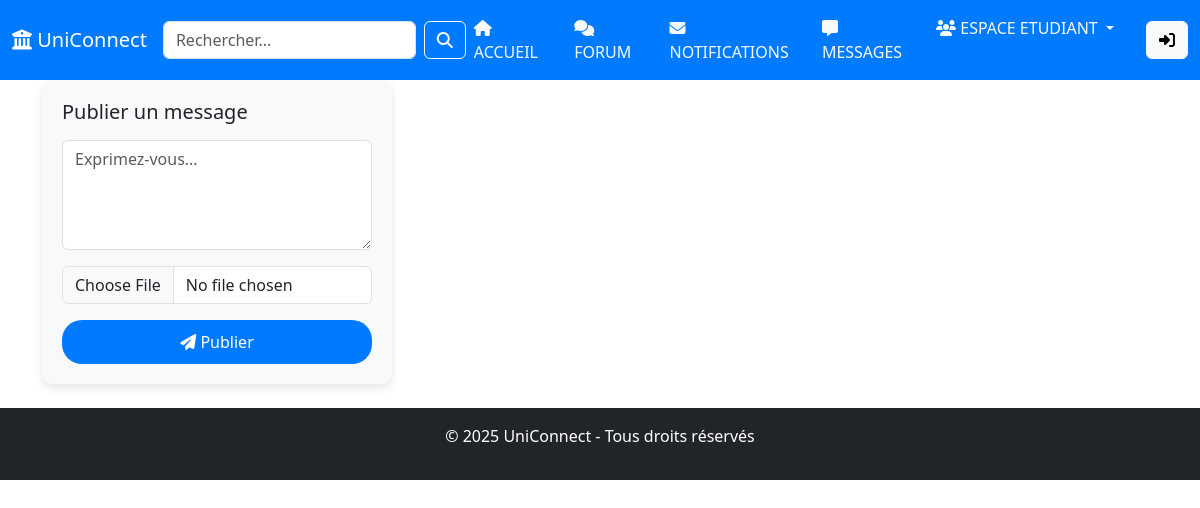
Page /publication/index.php (signed in) on the earlier database version.
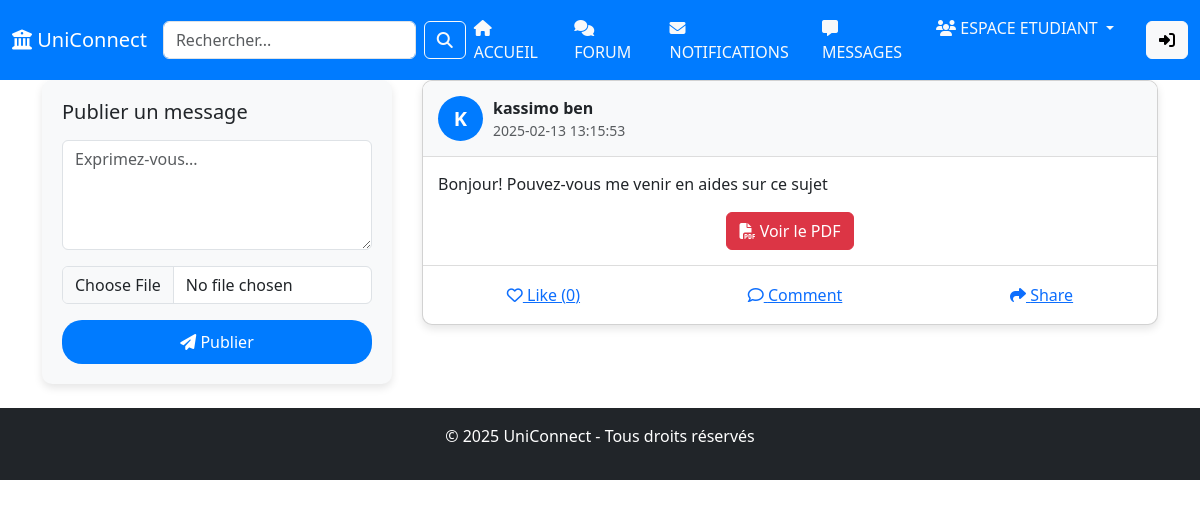
Same page on the later database version.
### tables this page shows
CREATE TABLE `pub` (
  `id` int(11) NOT NULL,
  `etudiant_id` int(11) DEFAULT NULL,
  `contenu` text DEFAULT NULL,
  `fichier` varchar(255) DEFAULT NULL,
  `date_pub` timestamp NOT NULL DEFAULT current_timestamp()
);

CREATE TABLE `etudiant` (
  `id` int(11) NOT NULL,
  `nom` varchar(100) NOT NULL,
  `prenom` varchar(100) NOT NULL,
  `email` varchar(100) NOT NULL,
  `identification` varchar(50) NOT NULL,
  `password` varchar(255) NOT NULL
);

### publication/index.php (the view, shortened to what this page needs)
<?php
require_once "../db.php";
function getLikeCount($pubId) {
    global $conn;
    $stmt = $conn->prepare("SELECT COUNT(*) as count FROM likes WHERE pub_id = ?");
    if ($stmt) {
        $stmt->bind_param("i", $pubId);
        $stmt->execute();
        $result = $stmt->get_result();
        $count = 0;
        if ($row = $result->fetch_assoc()) {
            $count = $row['count'];
        }
        return $count;
    }
    return 0;
}
?>
<!DOCTYPE html>
<html lang="fr">
<head>
    <link rel="stylesheet" href="https://cdnjs.cloudflare.com/ajax/libs/font-awesome/6.4.2/css/all.min.css">
    <link rel="stylesheet" href="https://cdn.jsdelivr.net/npm/bootstrap@5.3.0/dist/css/bootstrap.min.css">
</head>
<body>
    <?php include "../nav/navBar.php"; ?>
    <div class="container mt-4">
        <div class="row">
        <div class="col-md-4">
            <div class="sticky-form">
            <h5 class="mb-3">Publier un message</h5>
            <form method="POST" enctype="multipart/form-data">
                <textarea name="post_content" class="form-control mb-3" rows="4" required placeholder="Exprimez-vous..."></textarea>
                <input type="file" name="post_file" class="form-control mb-3" accept="image/*,video/mp4,.pdf,.doc,.docx" onchange="previewFile()">
                <button class="post-btn" type="submit">
                <i class="fas fa-paper-plane"></i> Publier
                </button>
            </form>
            </div>
        </div>
        <div class="col-md-8">
            <?php
            $posts = $conn->query("SELECT pub.*, etudiant.nom, etudiant.prenom FROM pub JOIN etudiant ON pub.etudiant_id = etudiant.id ORDER BY pub.date_pub DESC");
            while ($post = $posts->fetch_assoc()):
            ?>
            <div class="card post-card">
                <div class="post-header">
                <div class="profile-initial">
                    <?php echo strtoupper(substr($post["nom"], 0, 1)); ?>
                </div>
                <div>
                    <strong><?php echo htmlspecialchars($post["nom"] . " " . $post["prenom"]); ?></strong>
                    <p class="text-muted small mb-0"><?php echo $post["date_pub"]; ?></p>
                </div>
                </div>
                <div class="post-content">
                <p><?php echo nl2br(htmlspecialchars($post["contenu"])); ?></p>
                <?php if (!empty($post["fichier"])): ?>
                    <div class="file-preview">
                    <?php
                        $fileType = strtolower(pathinfo($post["fichier"], PATHINFO_EXTENSION));
                        if (in_array($fileType, ["jpg", "jpeg", "png", "gif"])): ?>
                        <img src="<?php echo htmlspecialchars($post["fichier"]); ?>" alt="Image">
                    <?php elseif ($fileType == "mp4"): ?>
                        <video controls class="w-100">
                            <source src="<?php echo htmlspecialchars($post["fichier"]); ?>" type="video/mp4">
                        </video>
                    <?php elseif ($fileType == "pdf"): ?>
                        <a href="<?php echo htmlspecialchars($post["fichier"]); ?>" target="_blank" class="btn btn-danger">
                            <i class="fas fa-file-pdf"></i> Voir le PDF
                        </a>
                    <?php elseif (in_array($fileType, ["doc", "docx"])): ?>
                        <a href="<?php echo htmlspecialchars($post["fichier"]); ?>" target="_blank" class="btn btn-primary">
                            <i class="fas fa-file-word"></i> Voir le Document
                        </a>
                    <?php else: ?>
                        <a href="<?php echo htmlspecialchars($post["fichier"]); ?>" target="_blank" class="btn btn-secondary">
                            📄 Voir le fichier
                        </a>
                    <?php endif; ?>
                    </div>
                <?php endif; ?>
                </div>
                <div class="post-actions">
                <button class="btn btn-link like-btn" onclick="toggleLike(<?php echo $post['id']; ?>)">
                    <i class="far fa-heart"></i> Like (<span id="like-count-<?php echo $post['id']; ?>"><?php echo getLikeCount($post['id']); ?></span>)
                </button>
                <button class="btn btn-link" data-bs-toggle="collapse" data-bs-target="#comments-<?php echo $post['id']; ?>">
                    <i class="far fa-comment"></i> Comment
                </button>
                <button class="btn btn-link" onclick="sharePost('<?php echo $post['id']; ?>')">
                    <i class="fas fa-share"></i> Share
                </button>
                </div>
            </div>
            <?php endwhile; ?>
        </div>
        </div>
    </div>
    <?php include "../nav/footer.php" ?>
</body>
</html>

Differences in the rows shown:
added pub: etudiant.nom "K", etudiant.prenom "kassimo ben", date_pub "2025-02-13 13:15:53", contenu "Bonjour! Pouvez-vous me venir en aides sur ce sujet", id "0"
